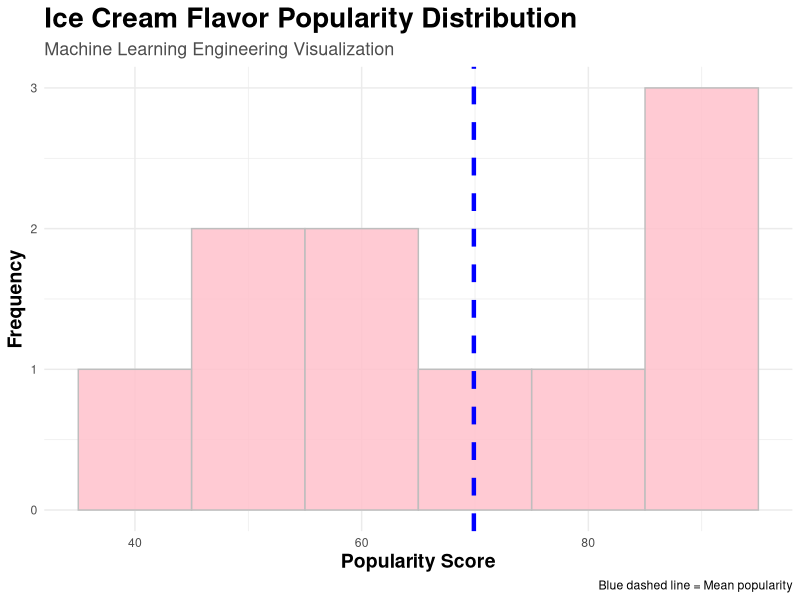
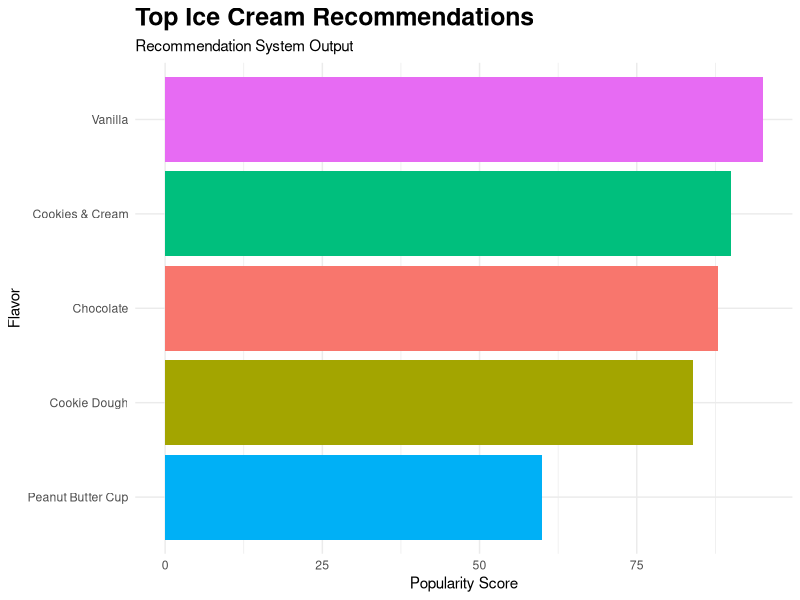

Write R code to recreate these figures, in order.
# Ice Cream Analytics Flavors + Recommendation Systems in R
# Machine Learning Engineering Visualization Example 2


# Load libraries
library(ggplot2)
library(dplyr)


# Dataset
icecream_data <- data.frame(
  flavor = c(
    "Vanilla",
    "Chocolate",
    "Strawberry",
    "Mint Chip",
    "Cookies & Cream",
    "Cookie Dough",
    "Peanut Butter Cup",
    "Pistachio",
    "Brownie Batter",
    "Coffee"
  ),
  
  popularity = c(95, 88, 72, 65, 90, 84, 60, 40, 55, 50),
  
  sweetness = c(7, 8, 9, 6, 8, 9, 9, 5, 10, 4),
  
  creaminess = c(9, 8, 7, 6, 9, 8, 8, 7, 9, 5)
)


# Histogram Visualization


mean_popularity <- mean(icecream_data$popularity)

hist_plot <- ggplot(icecream_data, aes(x = popularity)) +
  
  geom_histogram(
    binwidth = 10,
    fill = "pink",
    color = "grey",
    alpha = 0.85
  ) +
  
  geom_vline(
    xintercept = mean_popularity,
    color = "blue",
    linewidth = 1.5,
    linetype = "dashed"
  ) +
  
  labs(
    title = "Ice Cream Flavor Popularity Distribution",
    subtitle = "Machine Learning Engineering Visualization",
    x = "Popularity Score",
    y = "Frequency",
    caption = "Blue dashed line = Mean popularity"
  ) +
  
  theme_minimal() +
  
  theme(
    plot.title = element_text(
      size = 20,
      face = "bold"
    ),
    
    plot.subtitle = element_text(
      size = 13,
      color = "gray30"
    ),
    
    axis.title = element_text(
      size = 14,
      face = "bold"
    ),
    
    plot.background = element_rect(
      fill = "#FFFFFF",
      color = NA
    )
  )

# Display histogram
print(hist_plot)


# Simple Recommendation System


# User preference input
preferred_sweetness <- 8
preferred_creaminess <- 8

# Calculate similarity score
icecream_data <- icecream_data %>%
  
  mutate(
    recommendation_score =
      sqrt(
        (sweetness - preferred_sweetness)^2 +
          (creaminess - preferred_creaminess)^2
      )
  ) %>%
  
  arrange(recommendation_score)


# Top Recommendations


cat("\n")
cat("=====================================\n")
cat(" ICE CREAM RECOMMENDATION SYSTEM\n")
cat("=====================================\n\n")

cat("User Preferences:\n")
cat("- Sweetness:", preferred_sweetness, "\n")
cat("- Creaminess:", preferred_creaminess, "\n\n")

cat("Top Recommended Flavors:\n\n")

top_recommendations <- icecream_data %>%
  select(
    flavor,
    popularity,
    sweetness,
    creaminess,
    recommendation_score
  ) %>%
  head(5)

print(top_recommendations)


# Recommendation Visualization

recommendation_plot <- ggplot(
  top_recommendations,
  aes(
    x = reorder(flavor, popularity),
    y = popularity,
    fill = flavor
  )
) +
  
  geom_bar(stat = "identity") +
  
  coord_flip() +
  
  labs(
    title = "Top Ice Cream Recommendations",
    subtitle = "Recommendation System Output",
    x = "Flavor",
    y = "Popularity Score"
  ) +
  
  theme_minimal() +
  
  theme(
    legend.position = "none",
    
    plot.title = element_text(
      size = 18,
      face = "bold"
    )
  )

# Display recommendation chart
print(recommendation_plot)


# Machine Learning Summary
cat("\n")
cat("=====================================\n")
cat(" MODEL SUMMARY\n")
cat("=====================================\n\n")

cat("Total flavors analyzed:",
    nrow(icecream_data), "\n")

cat("Average popularity:",
    round(mean(icecream_data$popularity), 2), "\n")

cat("Most popular flavor:",
    icecream_data$flavor[
      which.max(icecream_data$popularity)
    ], "\n")
